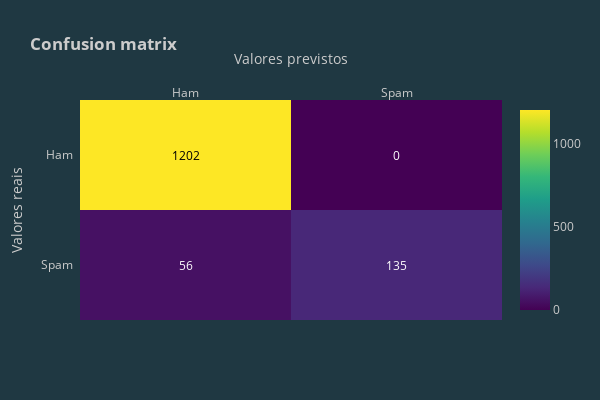

Source (notebook cell):
### Markdown cell above
Vamos criar o mesmo modelo que foi criado anteriormente, mas dessa vez vamos empilhar os passos que realizamos etapa por etapa em uma única execução. A classe Pipeline ser justamente para isso, primeiro vamos realizar o CountVectorizer, depois TfidfTransformer e por fim, a aplicação do modelo para treinamento.

### Code cell
pipe = Pipeline([('bow', CountVectorizer()), 
                 ('tfid', TfidfTransformer()),  
                 ('model', MultinomialNB())])

#Treinando o modelo
pipe.fit(x_train, y_train)

#Realizando as previsões
y_pred_class = pipe.predict(x_test)

#Visualizando os resultados
resultadosNB = round(metrics.accuracy_score(y_test, y_pred_class) * 100, 2)
print('Os dados de treinos obtiveram a acurácia de: {}%'.format(resultadosNB))

#Salvando resultado
resultado = {
    'MÉTODO': 'Naive Bayes Pipeline',
    'ACURÁCIA': resultadosNB
}
lista_resultados.append(resultado)

conf_matrix(metrics.confusion_matrix(y_test, y_pred_class))

### Figure 1 — Plotly figure (JSON) as saved in the notebook; plotly's stock layout.template omitted (floating-point values rounded to 4 significant figures)
{"data": [{"colorscale": [[0, "#440154"], [0.1111, "#482878"], [0.2222, "#3e4989"], [0.3333, "#31688e"], [0.4444, "#26828e"], [0.5556, "#1f9e89"], [0.6667, "#35b779"], [0.7778, "#6ece58"], [0.8889, "#b5de2b"], [1, "#fde725"]], "reversescale": false, "showscale": true, "type": "heatmap", "x": ["Ham", "Spam"], "y": ["Spam", "Ham"], "z": [[56, 135], [1202, 0]]}], "layout": {"annotations": [{"font": {"color": "#FFFFFF"}, "showarrow": false, "text": "56", "x": "Ham", "xref": "x", "y": "Spam", "yref": "y"}, {"font": {"color": "#FFFFFF"}, "showarrow": false, "text": "135", "x": "Spam", "xref": "x", "y": "Spam", "yref": "y"}, {"font": {"color": "#000000"}, "showarrow": false, "text": "1202", "x": "Ham", "xref": "x", "y": "Ham", "yref": "y"}, {"font": {"color": "#FFFFFF"}, "showarrow": false, "text": "0", "x": "Spam", "xref": "x", "y": "Ham", "yref": "y"}], "height": 400, "title": {"text": "<b>Confusion matrix</b>"}, "width": 600, "xaxis": {"dtick": 1, "gridcolor": "rgb(0, 0, 0)", "side": "top", "ticks": "", "title": {"text": "Valores previstos"}}, "yaxis": {"dtick": 1, "ticks": "", "ticksuffix": "  ", "title": {"text": "Valores reais"}}}}
